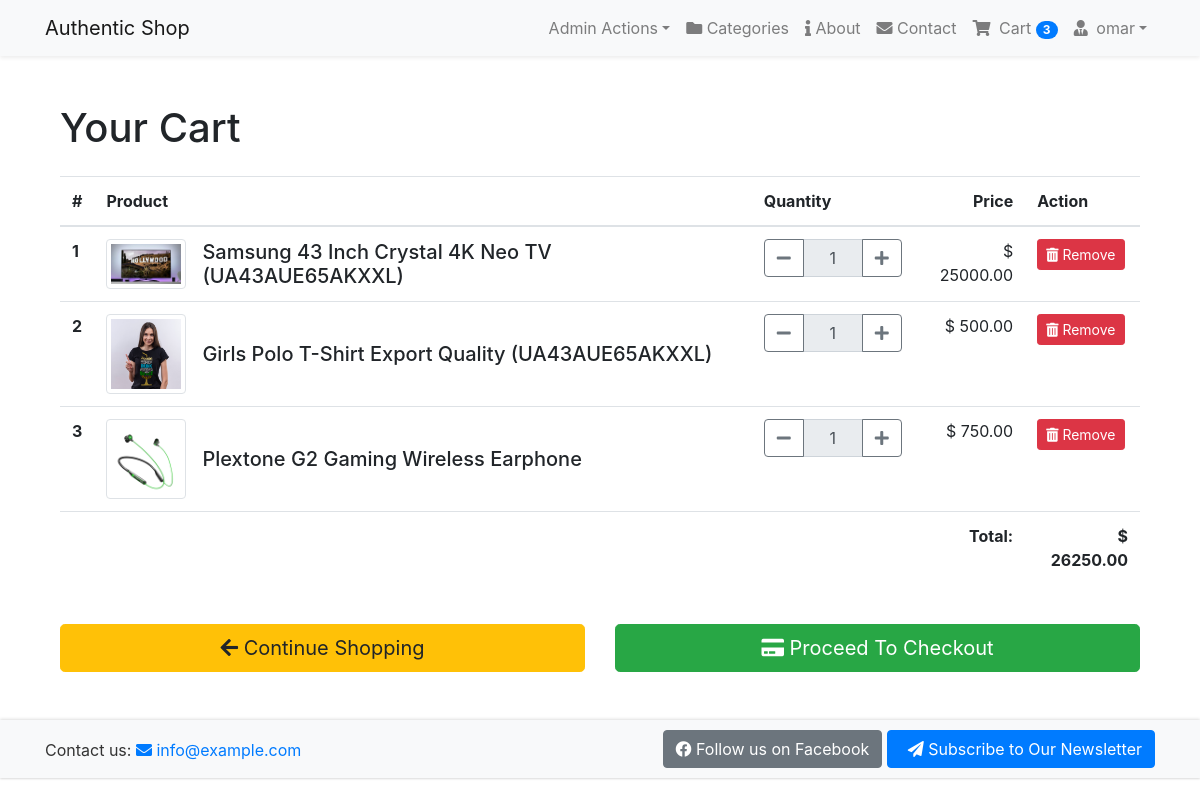
The app's page /shop/cart/ (signed in), older data.
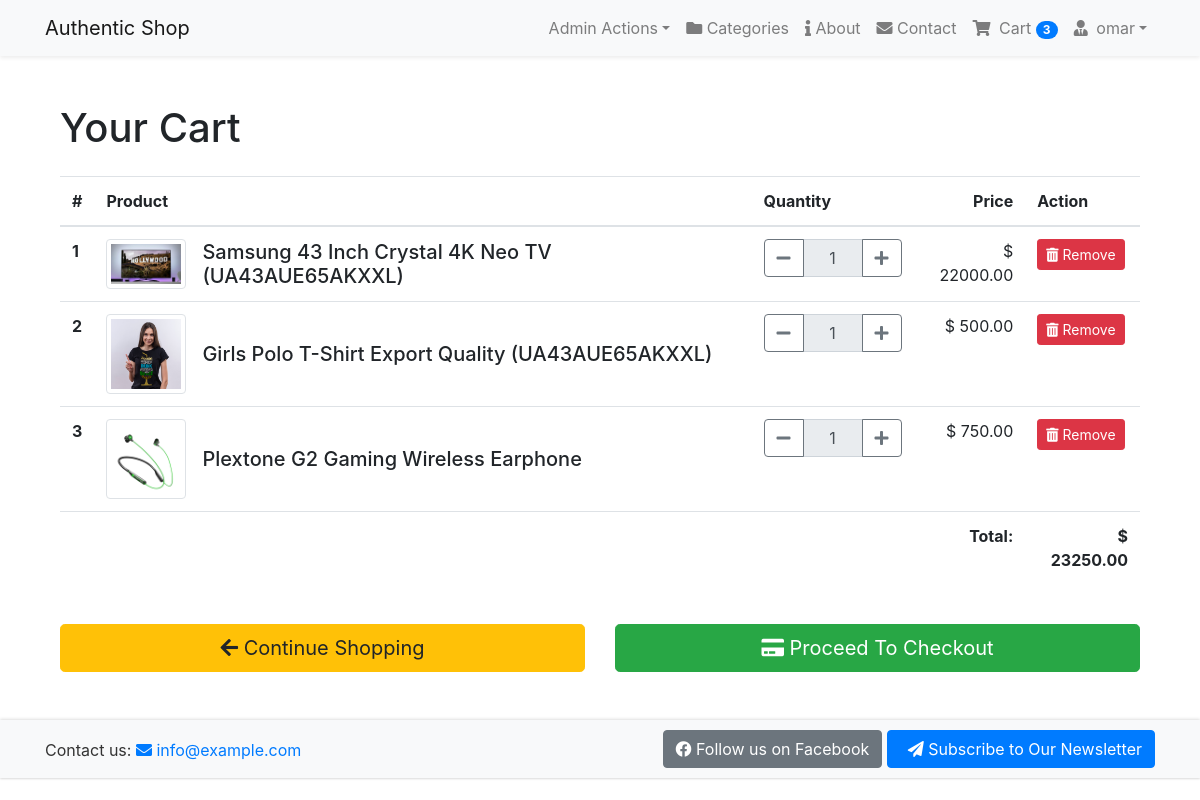
The same page, newer data.
### order/models.py (models this page shows, shortened)
class Cart(models.Model):
    user = models.ForeignKey(settings.AUTH_USER_MODEL, on_delete=models.CASCADE, related_name='cart')
    item = models.ForeignKey(Product, on_delete=models.CASCADE)
    quantity = models.IntegerField(default=1)
    purchased = models.BooleanField(default=False)
    created = models.DateTimeField(auto_now_add=True)
    updated = models.DateTimeField(auto_now=True)
    def get_total(self):
        total = self.item.price * self.quantity
        float_total = format(total, '0.2f')
        return float_total

class Order(models.Model):
    orderItems = models.ManyToManyField(Cart)
    user = models.ForeignKey(settings.AUTH_USER_MODEL, on_delete=models.CASCADE)
    ordered = models.BooleanField(default=False)
    created = models.DateTimeField(auto_now_add=True)
    paymentId = models.CharField(max_length=264, blank=True, null=True)
    orderId = models.CharField(max_length=200, blank=True, null=True)
    def get_totals(self):
        total = 0
        for order_item in self.orderItems.all():
            total += float(order_item.get_total())
        return total

### shop/models.py (models this page shows, shortened)
class Product(models.Model):
    mainImage = models.ImageField(upload_to='Products')
    name = models.CharField(max_length=265)
    category = models.ForeignKey(Category, on_delete=models.CASCADE, related_name='category')
    preview_text = models.TextField(max_length=200, verbose_name='Preview Text')
    detail_text = models.TextField(max_length=1000, verbose_name='Description')
    price = models.FloatField()
    old_price = models.FloatField(default=0.00)
    created = models.DateTimeField(auto_now_add=True)
    class Meta:
        ordering = ['-created']

### order/views.py (the view)
# urls.py: path('cart/', views.cart_view, name='cart'),
@login_required
def cart_view(request):
    carts = Cart.objects.filter(user=request.user, purchased=False)
    orders = Order.objects.filter(user=request.user, ordered=False)
    if carts.exists() and orders.exists():
        order = orders[0]
        return render(request, 'order/cart.html', context={'carts': carts, 'order': order})
    else:
        messages.warning(request, "You don't have any item in your cart!")
        return redirect('shop:home')

### order/templatetags/cart_tag.py (called while the page is built)
@register.filter
def cart_total(user):  # It will take a parameter as user.
    order = Order.objects.filter(user=user, ordered=False)  # It will check the orders without payment for this user.
    if order.exists():
        return order[0].orderItems.count()  # To convert the order from tuple/list to single object we use [0].
    else:
        return 0

### templates/order/cart.html (shortened to what this page needs)
{% extends 'base.html' %}
{% block content %}
<div class="container my-5">
    <div class="my-5">
        <h1 class="mb-4">Your Cart</h1>
        <div class="table-responsive">
            <table class="table table-hover">
                <thead>
                    <tr>
                        <th scope="col">#</th>
                        <th scope="col">Product</th>
                        <th scope="col" style="width: 15%;">Quantity</th>
                        <th scope="col" style="text-align: right">Price</th>
                        <th scope="col">Action</th>
                    </tr>
                </thead>
                <tbody>
                    {% for cart in carts %}
                    <tr>
                        <th scope="row">{{ forloop.counter }}</th>
                        <td>
                            <div class="d-flex align-items-center">
                                <div class="mr-3">
                                    <img src="{{ cart.item.mainImage.url }}" alt="{{ cart.item.name }}" class="img-thumbnail" style="max-width: 80px;">
                                </div>
                                <div>
                                    <h5 class="mb-0">{{ cart.item.name }}</h5>
                                </div>
                            </div>
                        </td>
                        <td>
                            <div class="input-group">
                                <div class="input-group-prepend">
                                    <a href="{% url 'order:decrease' pk=cart.item.pk %}" class="btn btn-outline-secondary"><i class="fas fa-minus"></i></a>
                                </div>
                                <input type="text" class="form-control text-center" value="{{ cart.quantity }}" readonly>
                                <div class="input-group-append">
                                    <a href="{% url 'order:increase' pk=cart.item.pk %}" class="btn btn-outline-secondary"><i class="fas fa-plus"></i></a>
                                </div>
                            </div>
                        </td>
                        <td style="text-align: right">&#36; {{ cart.get_total }}</td>
                        <td>
                            <a href="{% url 'order:remove' pk=cart.item.pk %}" class="btn btn-danger btn-sm"><i class="fas fa-trash-alt"></i> Remove</a>
                        </td>
                    </tr>
                    {% endfor %}
                    <tr>
                        <td colspan="4" class="text-right font-weight-bold">Total:</td>
                        <td style="text-align: right" class="font-weight-bold">&#36; {{ order.get_totals|floatformat:2 }}</td>
                    </tr>
                </tbody>
            </table>
        </div>
        <div class="row mt-4">
            <div class="col-md-6">
                <a href="{% url 'shop:home' %}" class="btn btn-warning btn-lg btn-block"><i class="fas fa-arrow-left"></i> Continue Shopping</a>
            </div>
            <div class="col-md-6">
                <a href="{% url 'payment:checkout' %}" class="btn btn-success btn-lg btn-block"><i class="fas fa-credit-card"></i> Proceed To Checkout</a>
            </div>
        </div>
    </div>
</div>
{% endblock content %}

Row changes from the older to the newer data that the page shows:
changed through a linked row, Cart "Samsung 43 Inch Crystal 4K Neo TV (UA43AUE65AKXXL)": get_total "25000.00" → "22000.00"
changed through a linked row, Order: get_totals "26250.00" → "23250.00"
